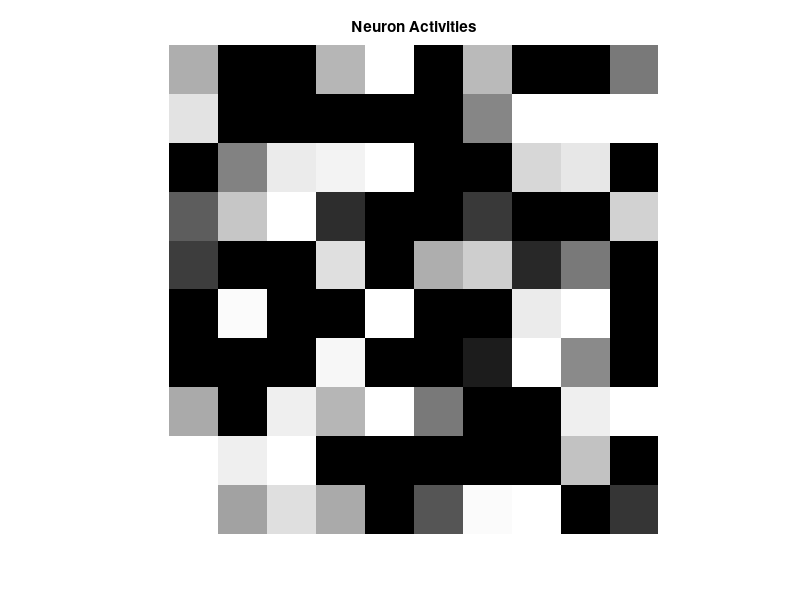
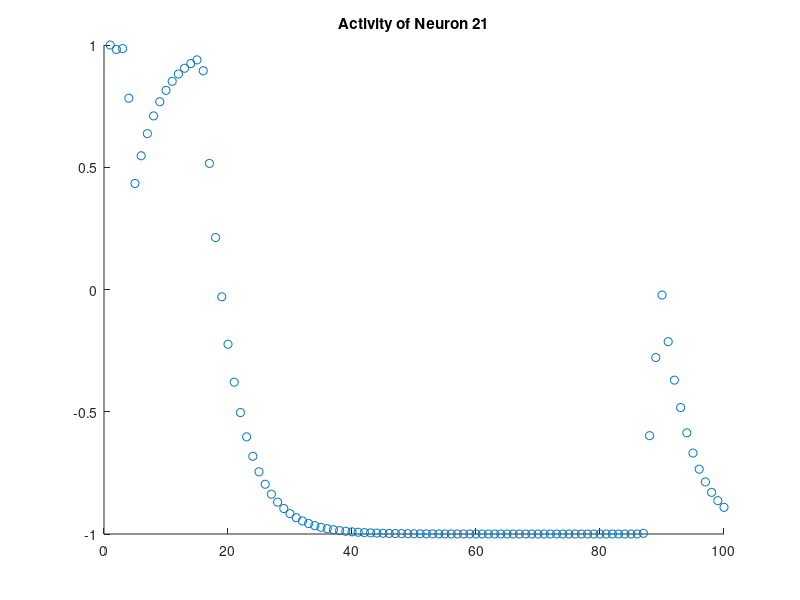
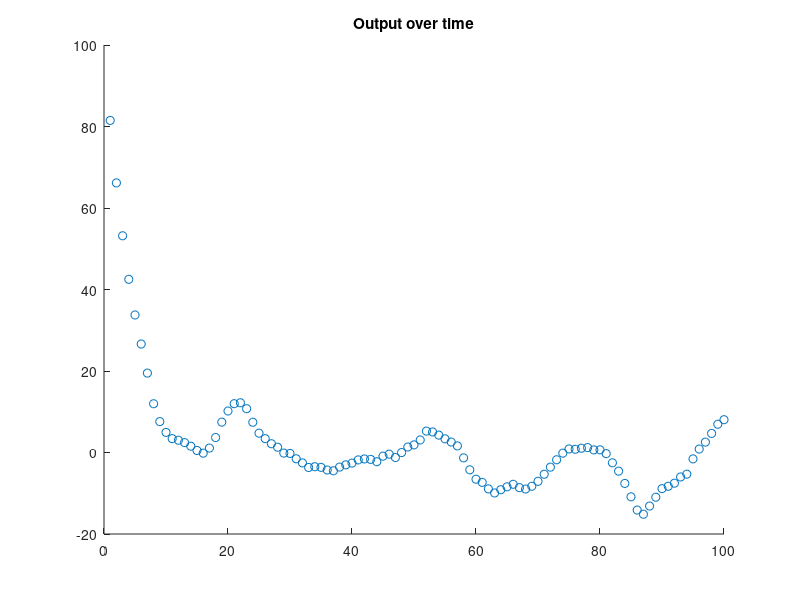

Write MATLAB code to recreate these figures, in order.
clear all;
close all;
rng('default'); % get same initial weights everytime

%init
noNeurons = 100;
state_t = ones(1,noNeurons);
state_prev = state_t;

%parameters
lambda=0.2;

a_deviation = 5;
rndMean = 0;
a = a_deviation.*randn(noNeurons,noNeurons) + rndMean; 

b_deviation = 1;
b = b_deviation.*randn(noNeurons,1) + rndMean;

x = 0;
loops = 100;

stateOverTime = ones(loops,1);
y = ones(loops,1);
for k=1:loops
    %% t+1
    for i=1:noNeurons
        activity = 0;
        for j=1:noNeurons
            activity = activity + a(i,j)*state_prev(j);
        end
        state_t(i) = (1-lambda)*state_prev(i) + lambda*tanh(activity+b(i)*x);
    end
    stateOverTime(k) = state_t(21);
    state_prev = state_t;
    
    % display gray image of states
    stateSize = 20;
    for i=1:abs(sqrt(noNeurons))
        for j=1:abs(sqrt(noNeurons))
            A((1+(i-1)*stateSize):(i*stateSize),(1+(j-1)*stateSize):(j*stateSize)) = state_t((i-1)*abs(sqrt(noNeurons))+j);
        end
    end
    figure(1);
    imshow(A);
    title('Neuron Activities')

    
    y(k)=sum(state_t);
    k
end

aFig = figure(2);
set(aFig, 'Position', [0 500 500 300])
scatter(1:loops,stateOverTime);
title('Activity of Neuron 21');


bFig = figure(3);
set(bFig, 'Position', [0 0 500 300])
scatter(1:loops,y);
title('Output over time')

